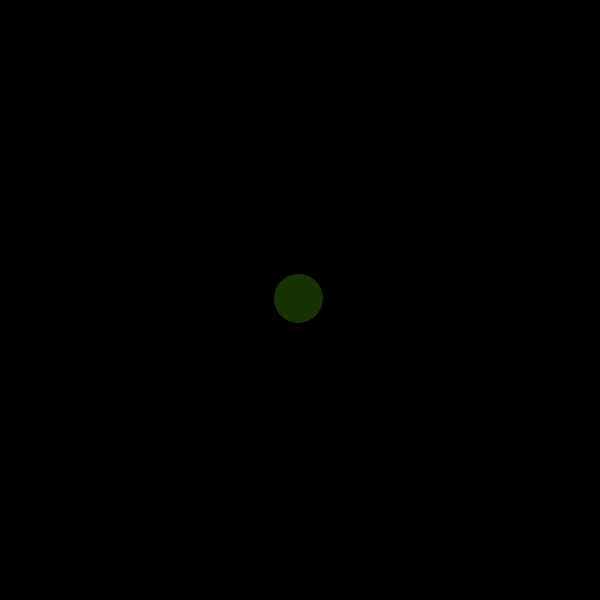
Frame 1 (no input)
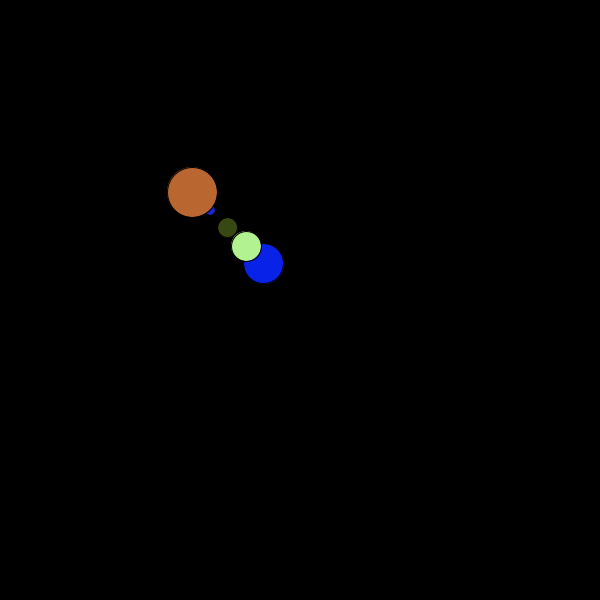
Frame 60 (the mouse pressed at the canvas centre just before this capture)
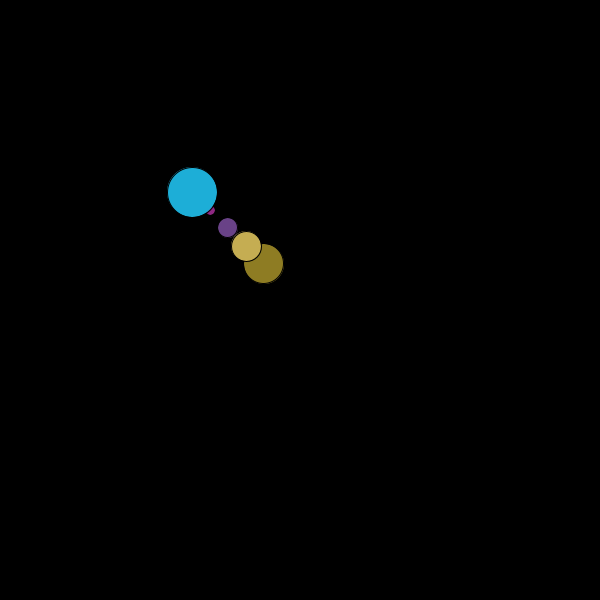
Frame 120 (the mouse held since frame 60 and released just before this capture)

The Processing sketch that drew these frames (run headless with seeded random() and noise(); from frame 60 on, the mouse is pressed at the canvas centre):

// Processing sketch: processing_92507
// ── processing_92507.pde

/**
* Seekers
* by Chuck Norris
**/

Seeker a, b, c, d, e;

void setup()
{
  size(600,600);
  smooth();

  a = new Seeker();
  a.t = 40;
  a.v = 2;

  b = new Seeker();
  b.t = 30;
  b.v = 3;

  c = new Seeker();
  c.t = 10;
  c.v = 5;
  
  d = new Seeker();
  d.t = 20;
  d.v = 4;
  
  e = new Seeker();
  e.t = 50;
  e.v = 6;

  a.x = b.x = c.x = d.x = e.x = width/2;
  a.y = b.y = c.y = d.y = e.y = height/2;
}

void draw()
{
  background(0);
  a.move();
  b.move();
  c.move();
  d.move();
  e.move();
  a.show();
  b.show();
  c.show();
  d.show();
  e.show();
}

class Seeker
{
  float x, y;
  int t; // tama�o
  int v; // velocidad

  void show()
  {
    ellipse(x,y, t,t);
    fill(random(0,255),random(0,255),random(0,255));
  }

  void move()
  {
    x +=  ( mouseX - width/2 ) * 0.001 * v;
    y +=  ( mouseY - height/2 ) * 0.001 * v;
  }
}
